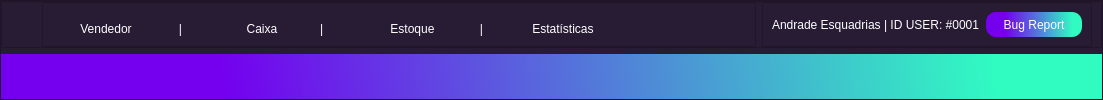
     <widget class="QFrame" name="frame_16">
      <property name="styleSheet">
       <string notr="true">background-color: rgb(40, 28, 53);
color:white;</string>
      </property>
      <property name="frameShape">
       <enum>QFrame::StyledPanel</enum>
      </property>
      <property name="frameShadow">
       <enum>QFrame::Raised</enum>
      </property>
      <layout class="QVBoxLayout" name="verticalLayout_3">
       <property name="leftMargin">
        <number>0</number>
       </property>
       <property name="topMargin">
        <number>0</number>
       </property>
       <property name="rightMargin">
        <number>0</number>
       </property>
       <property name="bottomMargin">
        <number>0</number>
       </property>
       <item>
        <widget class="QFrame" name="frame">
         <property name="styleSheet">
          <string notr="true">background-color: #281c35;</string>
         </property>
         <property name="frameShape">
          <enum>QFrame::StyledPanel</enum>
         </property>
         <property name="frameShadow">
          <enum>QFrame::Raised</enum>
         </property>
         <layout class="QHBoxLayout" name="horizontalLayout_3">
          <property name="topMargin">
           <number>0</number>
          </property>
          <property name="bottomMargin">
           <number>0</number>
          </property>
          <item>
           <widget class="QFrame" name="frame_4">
            <property name="minimumSize">
             <size>
              <width>25</width>
              <height>25</height>
             </size>
            </property>
            <property name="maximumSize">
             <size>
              <width>25</width>
              <height>25</height>
             </size>
            </property>
            <property name="styleSheet">
             <string notr="true">border-image: url(:/iconteste/icons/ba812f4a-b112-4fa5-96d0-dccd574e3a86.jpg);
border-radius:12px;</string>
            </property>
            <property name="frameShape">
             <enum>QFrame::StyledPanel</enum>
            </property>
            <property name="frameShadow">
             <enum>QFrame::Raised</enum>
            </property>
            <layout class="QVBoxLayout" name="verticalLayout">
             <property name="rightMargin">
              <number>9</number>
             </property>
            </layout>
           </widget>
          </item>
          <item alignment="Qt::AlignLeft">
           <widget class="QFrame" name="frame_3">
            <property name="minimumSize">
             <size>
              <width>714</width>
              <height>0</height>
             </size>
            </property>
            <property name="maximumSize">
             <size>
              <width>6546545</width>
              <height>16777215</height>
             </size>
            </property>
            <property name="frameShape">
             <enum>QFrame::StyledPanel</enum>
            </property>
            <property name="frameShadow">
             <enum>QFrame::Raised</enum>
            </property>
            <layout class="QHBoxLayout" name="horizontalLayout" stretch="0,0,0,0,0,0,0">
             <property name="spacing">
              <number>0</number>
             </property>
             <property name="leftMargin">
              <number>0</number>
             </property>
             <property name="rightMargin">
              <number>134</number>
             </property>
             <property name="bottomMargin">
              <number>0</number>
             </property>
             <item>
              <widget class="QPushButton" name="pushButton">
               <property name="minimumSize">
                <size>
                 <width>80</width>
                 <height>30</height>
                </size>
               </property>
               <property name="toolTip">
                <string/>
               </property>
               <property name="styleSheet">
                <string notr="true">QPushButton{
border:0px;
border-radius:12px;
}
QPushButton::hover
{

background-color:#403749;

}
QPushButton::pressed
{
border-style: outset;
border-width: 3px;
border-color: #30fcc2;
background-color:625f66
}</string>
               </property>
               <property name="text">
                <string>Vendedor</string>
               </property>
               <property name="icon">
                <iconset resource="qrc/source.qrc">
                 <normaloff>:/iconteste/icons/user.png</normaloff>:/iconteste/icons/user.png</iconset>
               </property>
               <property name="iconSize">
                <size>
                 <width>20</width>
                 <height>20</height>
                </size>
               </property>
              </widget>
             </item>
             <item>
              <widget class="QLabel" name="label_2">
               <property name="maximumSize">
                <size>
                 <width>25</width>
                 <height>16777215</height>
                </size>
               </property>
               <property name="text">
                <string>   |</string>
               </property>
              </widget>
             </item>
             <item alignment="Qt::AlignHCenter">
              <widget class="QPushButton" name="pushButton_2">
               <property name="sizePolicy">
                <sizepolicy hsizetype="Minimum" vsizetype="Fixed">
                 <horstretch>0</horstretch>
                 <verstretch>0</verstretch>
                </sizepolicy>
               </property>
               <property name="minimumSize">
                <size>
                 <width>100</width>
                 <height>30</height>
                </size>
               </property>
               <property name="styleSheet">
                <string notr="true">QPushButton{
border:0px;
border-radius:12px;
}
QPushButton::hover
{

background-color:#403749;

}
QPushButton::pressed
{
border-style: outset;
border-width: 3px;
border-color: #30fcc2;
background-color:625f66
}</string>
               </property>
               <property name="text">
                <string>   Caixa</string>
               </property>
               <property name="icon">
                <iconset resource="qrc/source.qrc">
                 <normaloff>:/iconteste/icons/store.png</normaloff>:/iconteste/icons/store.png</iconset>
               </property>
               <property name="iconSize">
                <size>
                 <width>24</width>
                 <height>24</height>
                </size>
               </property>
              </widget>
             </item>
             <item>
              <widget class="QLabel" name="label_3">
               <property name="maximumSize">
                <size>
                 <width>25</width>
                 <height>16777215</height>
                </size>
               </property>
               <property name="text">
                <string>|</string>
               </property>
              </widget>
             </item>
             <item>
              <widget class="QPushButton" name="pushButton_3">
               <property name="minimumSize">
                <size>
                 <width>80</width>
                 <height>30</height>
                </size>
               </property>
               <property name="styleSheet">
                <string notr="true">QPushButton{
border:0px;
border-radius:12px;
}
QPushButton::hover
{

background-color:#403749;

}
QPushButton::pressed
{
border-style: outset;
border-width: 3px;
border-color: #30fcc2;
background-color:625f66
}</string>
               </property>
               <property name="text">
                <string>   Estoque</string>
               </property>
               <property name="icon">
                <iconset resource="qrc/source.qrc">
                 <normaloff>:/iconteste/icons/box.png</normaloff>:/iconteste/icons/box.png</iconset>
               </property>
               <property name="iconSize">
                <size>
                 <width>24</width>
                 <height>24</height>
                </size>
               </property>
              </widget>
             </item>
             <item>
              <widget class="QLabel" name="label_4">
               <property name="maximumSize">
                <size>
                 <width>25</width>
                 <height>16777215</height>
                </size>
               </property>
               <property name="text">
                <string>   |</string>
               </property>
              </widget>
             </item>
             <item>
              <widget class="QPushButton" name="pushButton_5">
               <property name="minimumSize">
                <size>
                 <width>80</width>
                 <height>30</height>
                </size>
               </property>
               <property name="styleSheet">
                <string notr="true">QPushButton{
border:0px;
border-radius:12px;
}
QPushButton::hover
{

background-color:#403749;

}
QPushButton::pressed
{
border-style: outset;
border-width: 3px;
border-color: #30fcc2;
background-color:625f66
}</string>
               </property>
               <property name="text">
                <string>   Estatísticas</string>
               </property>
               <property name="icon">
                <iconset resource="qrc/source.qrc">
                 <normaloff>:/iconteste/icons/graph.png</normaloff>:/iconteste/icons/graph.png</iconset>
               </property>
               <property name="iconSize">
                <size>
                 <width>24</width>
                 <height>24</height>
                </size>
               </property>
              </widget>
             </item>
            </layout>
            <zorder>pushButton</zorder>
            <zorder>pushButton_2</zorder>
            <zorder>pushButton_3</zorder>
            <zorder>label_2</zorder>
            <zorder>label_3</zorder>
            <zorder>label_4</zorder>
            <zorder>pushButton_5</zorder>
           </widget>
          </item>
          <item>
           <widget class="QFrame" name="frame_2">
            <property name="minimumSize">
             <size>
              <width>200</width>
              <height>0</height>
             </size>
            </property>
            <property name="maximumSize">
             <size>
              <width>500</width>
              <height>16777215</height>
             </size>
            </property>
            <property name="frameShape">
             <enum>QFrame::StyledPanel</enum>
            </property>
            <property name="frameShadow">
             <enum>QFrame::Raised</enum>
            </property>
            <layout class="QHBoxLayout" name="horizontalLayout_2">
             <item alignment="Qt::AlignRight">
              <widget class="QLabel" name="label_6">
               <property name="text">
                <string>Andrade Esquadrias | ID USER: #0001</string>
               </property>
              </widget>
             </item>
             <item>
              <widget class="QPushButton" name="pushButton_6">
               <property name="minimumSize">
                <size>
                 <width>96</width>
                 <height>25</height>
                </size>
               </property>
               <property name="maximumSize">
                <size>
                 <width>96</width>
                 <height>25</height>
                </size>
               </property>
               <property name="styleSheet">
                <string notr="true">


QPushButton{
border:1px;
background-color: qlineargradient(spread:pad, x1:0.0227727, y1:0.557, x2:1, y2:0.551, stop:0.181818 rgba(116, 0, 239, 255), stop:0.903409 rgba(48, 252, 194, 255));
border-radius:10px;
}
QPushButton::hover
{


border-width: 2px;

border-color: black;

}
QPushButton::pressed
{
border-style: outset;
border-width: 3px;
border-color: #30fcc2;
}
</string>
               </property>
               <property name="text">
                <string>Bug Report</string>
               </property>
              </widget>
             </item>
            </layout>
           </widget>
          </item>
         </layout>
        </widget>
       </item>
       <item>
        <widget class="QLabel" name="label_23">
         <property name="styleSheet">
          <string notr="true">background-color: qlineargradient(spread:pad, x1:0.0227727, y1:0.557, x2:1, y2:0.551, stop:0.181818 rgba(116, 0, 239, 255), stop:0.903409 rgba(48, 252, 194, 255));</string>
         </property>
         <property name="text">
          <string/>
         </property>
        </widget>
       </item>
      </layout>
     </widget>
